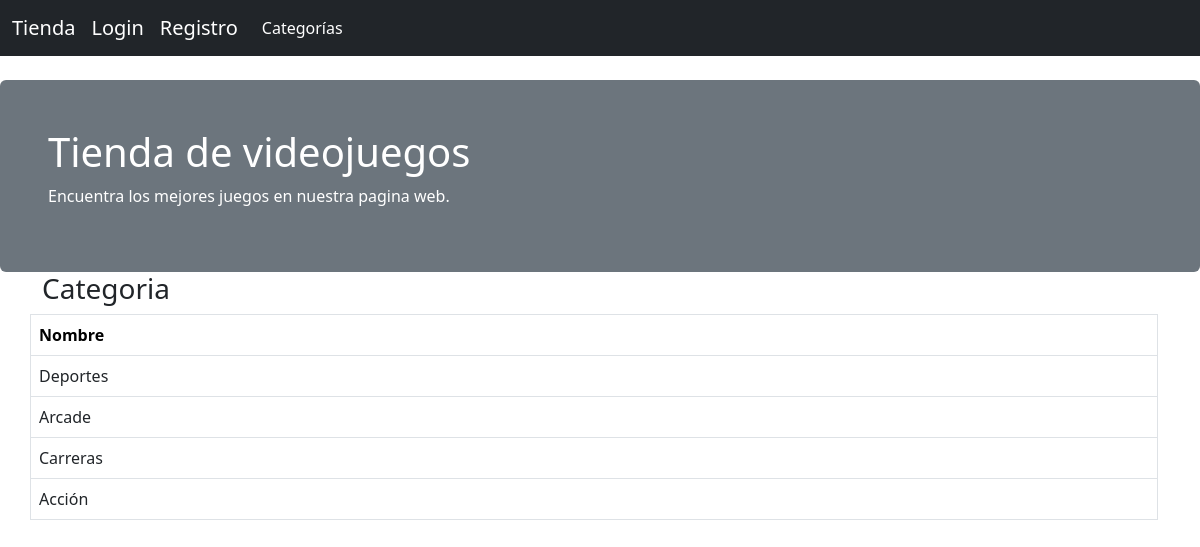
Screenshot of /categorias with the database file from the repository.
### application/model.py (models this page shows, shortened)
class Categorias(db.Model) :
    __tablename__ = 'categorias'
    id = Column(Integer, primary_key=True)
    nombre = Column(String(100), unique=True)
    articulos = relationship('Articulos', cascade='all, delete-orphan', backref='Categorias', lazy='dynamic')

### application/app.py (the view)
@app.route('/categorias')
def categorias() :
    categorias = Categorias.query.all()
    return render_template('categorias.html', categorias = categorias)

### application/app.py (called while the page is built)
@app.context_processor
def contar_carrito() :
    if not current_user.is_authenticated :
        return {'num_articulos' : 0}
    if request.cookies.get(str(current_user.id)) is None :
        return {'num_articulos' : 0}
    else :
        datos = json.loads(request.cookies.get(str(current_user.id)))
        return {'num_articulos' : len(datos)}

### application/templates/categorias.html (shortened to what this page needs)
{% extends "base2.html" %}
{% block contenido %}
    <div class="container">
        <div class="row">
            <h3>Categoria</h3>
            <div class="list-group">
                <table class="table table-bordered">
                    <tr>
                        <th>Nombre</th>
                    </tr>
                    {% for cat in categorias %}
                        <tr>
                            <td><a href="{{url_for('inicio',id = cat.id)}}" class="text-decoration-none text-dark">{{cat.nombre}}</a></td>
                        </tr>
                    {% endfor %}
                </table>
            </div>
        </div>
    </div>
{% endblock contenido %}

### rows the page displays
Categorias: nombre "Deportes"
Categorias: nombre "Arcade"
Categorias: nombre "Carreras"
Categorias: nombre "Acción"
